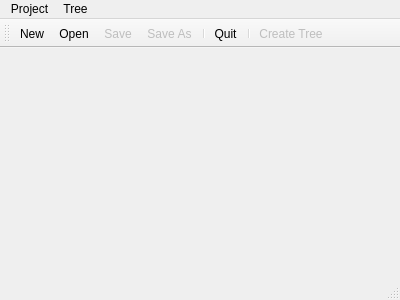
<?xml version="1.0" encoding="UTF-8"?>
<ui version="4.0">
 <class>MainWindow</class>
 <widget class="QMainWindow" name="MainWindow">
  <property name="geometry">
   <rect>
    <x>0</x>
    <y>0</y>
    <width>400</width>
    <height>300</height>
   </rect>
  </property>
  <property name="windowTitle">
   <string>Lucy</string>
  </property>
  <widget class="QWidget" name="centralWidget"/>
  <widget class="QMenuBar" name="menuBar">
   <property name="geometry">
    <rect>
     <x>0</x>
     <y>0</y>
     <width>400</width>
     <height>26</height>
    </rect>
   </property>
   <widget class="QMenu" name="menuProject">
    <property name="title">
     <string>Project</string>
    </property>
    <addaction name="actionNew"/>
    <addaction name="actionOpen"/>
    <addaction name="actionSave"/>
    <addaction name="actionSaveAs"/>
    <addaction name="separator"/>
    <addaction name="actionQuit"/>
   </widget>
   <widget class="QMenu" name="menuTree">
    <property name="title">
     <string>Tree</string>
    </property>
    <addaction name="actionCreateTree"/>
   </widget>
   <addaction name="menuProject"/>
   <addaction name="menuTree"/>
  </widget>
  <widget class="QToolBar" name="mainToolBar">
   <attribute name="toolBarArea">
    <enum>TopToolBarArea</enum>
   </attribute>
   <attribute name="toolBarBreak">
    <bool>false</bool>
   </attribute>
   <addaction name="actionNew"/>
   <addaction name="actionOpen"/>
   <addaction name="actionSave"/>
   <addaction name="actionSaveAs"/>
   <addaction name="separator"/>
   <addaction name="actionQuit"/>
   <addaction name="separator"/>
   <addaction name="actionCreateTree"/>
  </widget>
  <widget class="QStatusBar" name="statusBar"/>
  <action name="actionNew">
   <property name="icon">
    <iconset resource="../resources.qrc">
     <normaloff>:/images/new.png</normaloff>:/images/new.png</iconset>
   </property>
   <property name="text">
    <string>New</string>
   </property>
   <property name="shortcut">
    <string>Ctrl+N</string>
   </property>
  </action>
  <action name="actionOpen">
   <property name="icon">
    <iconset resource="../resources.qrc">
     <normaloff>:/images/open.png</normaloff>:/images/open.png</iconset>
   </property>
   <property name="text">
    <string>Open</string>
   </property>
   <property name="shortcut">
    <string>Ctrl+O</string>
   </property>
  </action>
  <action name="actionSave">
   <property name="enabled">
    <bool>false</bool>
   </property>
   <property name="icon">
    <iconset resource="../resources.qrc">
     <normaloff>:/images/save.png</normaloff>:/images/save.png</iconset>
   </property>
   <property name="text">
    <string>Save</string>
   </property>
   <property name="shortcut">
    <string>Ctrl+S</string>
   </property>
  </action>
  <action name="actionQuit">
   <property name="icon">
    <iconset resource="../resources.qrc">
     <normaloff>:/images/quit.png</normaloff>:/images/quit.png</iconset>
   </property>
   <property name="text">
    <string>Quit</string>
   </property>
   <property name="shortcut">
    <string>Ctrl+Q</string>
   </property>
  </action>
  <action name="actionCreateTree">
   <property name="enabled">
    <bool>false</bool>
   </property>
   <property name="icon">
    <iconset resource="../resources.qrc">
     <normaloff>:/images/tree.png</normaloff>:/images/tree.png</iconset>
   </property>
   <property name="text">
    <string>Create Tree</string>
   </property>
   <property name="shortcut">
    <string>Ctrl+T</string>
   </property>
  </action>
  <action name="actionSaveAs">
   <property name="enabled">
    <bool>false</bool>
   </property>
   <property name="icon">
    <iconset resource="../resources.qrc">
     <normaloff>:/images/saveAs.png</normaloff>:/images/saveAs.png</iconset>
   </property>
   <property name="text">
    <string>Save As</string>
   </property>
  </action>
  <action name="actiontest">
   <property name="text">
    <string>test</string>
   </property>
  </action>
  <action name="actiontest_2">
   <property name="text">
    <string>test</string>
   </property>
  </action>
 </widget>
 <layoutdefault spacing="6" margin="11"/>
 <resources>
  <include location="../resources.qrc"/>
 </resources>
 <connections>
  <connection>
   <sender>actionNew</sender>
   <signal>triggered()</signal>
   <receiver>MainWindow</receiver>
   <slot>newProject()</slot>
   <hints>
    <hint type="sourcelabel">
     <x>-1</x>
     <y>-1</y>
    </hint>
    <hint type="destinationlabel">
     <x>199</x>
     <y>149</y>
    </hint>
   </hints>
  </connection>
  <connection>
   <sender>actionOpen</sender>
   <signal>triggered()</signal>
   <receiver>MainWindow</receiver>
   <slot>openProject()</slot>
   <hints>
    <hint type="sourcelabel">
     <x>-1</x>
     <y>-1</y>
    </hint>
    <hint type="destinationlabel">
     <x>199</x>
     <y>149</y>
    </hint>
   </hints>
  </connection>
  <connection>
   <sender>actionSave</sender>
   <signal>triggered()</signal>
   <receiver>MainWindow</receiver>
   <slot>saveProject()</slot>
   <hints>
    <hint type="sourcelabel">
     <x>-1</x>
     <y>-1</y>
    </hint>
    <hint type="destinationlabel">
     <x>199</x>
     <y>149</y>
    </hint>
   </hints>
  </connection>
  <connection>
   <sender>actionQuit</sender>
   <signal>triggered()</signal>
   <receiver>MainWindow</receiver>
   <slot>quit()</slot>
   <hints>
    <hint type="sourcelabel">
     <x>-1</x>
     <y>-1</y>
    </hint>
    <hint type="destinationlabel">
     <x>199</x>
     <y>149</y>
    </hint>
   </hints>
  </connection>
  <connection>
   <sender>actionCreateTree</sender>
   <signal>triggered()</signal>
   <receiver>MainWindow</receiver>
   <slot>createTree()</slot>
   <hints>
    <hint type="sourcelabel">
     <x>-1</x>
     <y>-1</y>
    </hint>
    <hint type="destinationlabel">
     <x>199</x>
     <y>149</y>
    </hint>
   </hints>
  </connection>
  <connection>
   <sender>actionSaveAs</sender>
   <signal>triggered()</signal>
   <receiver>MainWindow</receiver>
   <slot>saveProjectAs()</slot>
   <hints>
    <hint type="sourcelabel">
     <x>-1</x>
     <y>-1</y>
    </hint>
    <hint type="destinationlabel">
     <x>199</x>
     <y>149</y>
    </hint>
   </hints>
  </connection>
 </connections>
 <slots>
  <slot>newProject()</slot>
  <slot>openProject()</slot>
  <slot>saveProject()</slot>
  <slot>quit()</slot>
  <slot>createTree()</slot>
  <slot>saveProjectAs()</slot>
 </slots>
</ui>
